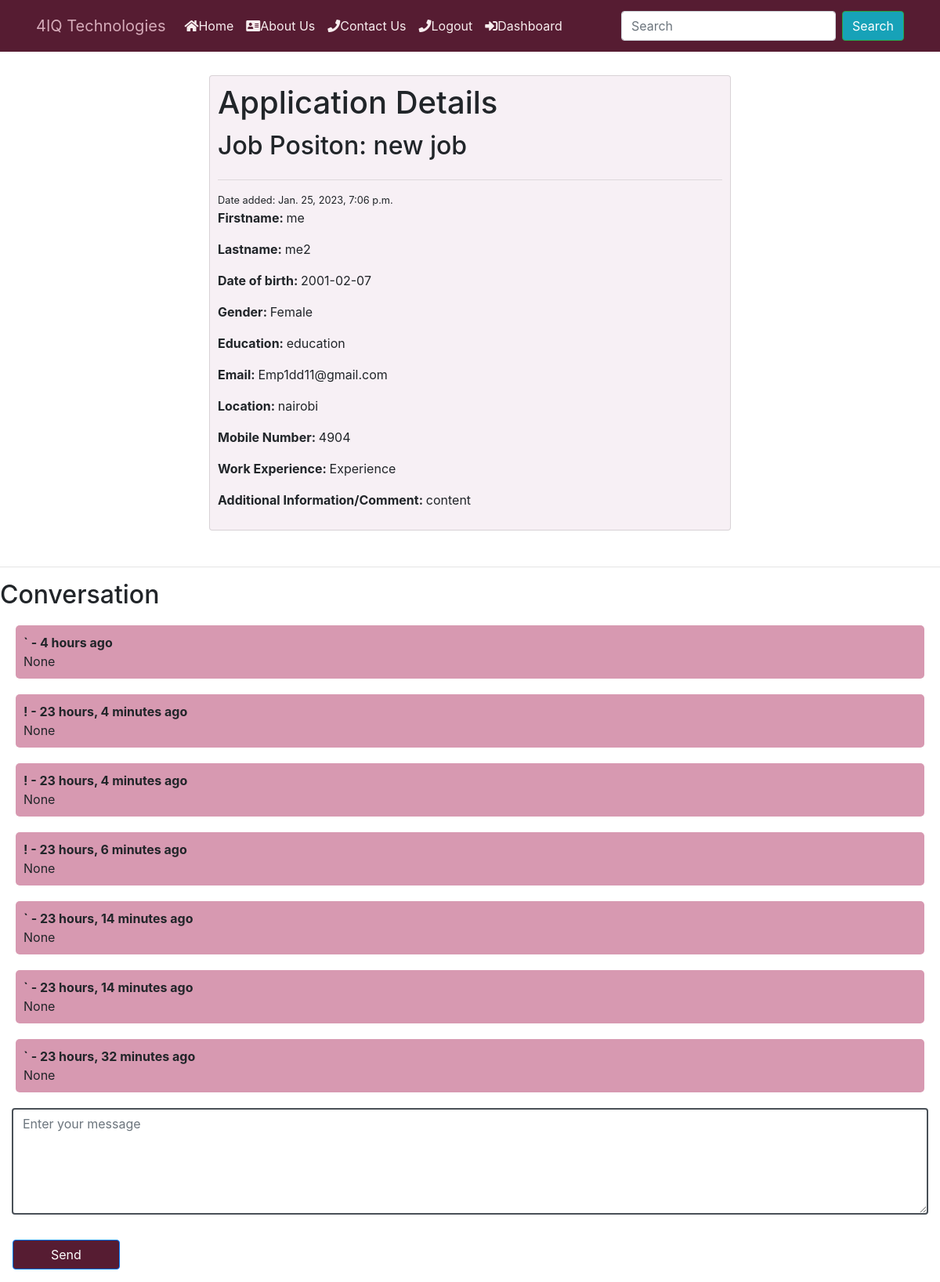
Page /users/view_application/3/ (signed in) on the committed database.
### job/models.py (models this page shows, shortened)
class Application(models.Model):
    job = models.ForeignKey(Job,
                            related_name='applications',
                             on_delete=models.CASCADE)
    first_name = models.CharField(max_length=200, null=True, blank=True)
    last_name = models.CharField(max_length=200, null=True, blank=True)
    date_of_birth = models.CharField(max_length=20, blank=True, null=True)
    gender = models.CharField(max_length=10,
                              choices=GENDER,
                              blank=True,
                              null=True)
    email = models.EmailField(max_length=70, blank=True, unique=True)
    location = models.CharField(
        max_length=104,
        null=True
    )
    mobile = models.IntegerField(null=True, blank=True)
    education   = models.CharField( max_length=255, null=True, blank=True)
    content = models.TextField()
    experience = models.TextField()
    created_at = models.DateTimeField(auto_now_add=True,null=False)
    created_by = models.ForeignKey(User,
                                   related_name="applications",
                                   on_delete=models.CASCADE)

class Job(models.Model):
    title = models.CharField(max_length=50)
    created_at = models.DateTimeField(auto_now_add=True)
    skillset_required = models.TextField(max_length=200)
    about_job = models.TextField(blank=True, null=True)
    experience = models.CharField(max_length=50,null=True)
    salary = models.CharField(max_length=50,null=True)
    deadline = models.CharField(max_length=50,null=True)
    created_by = models.ForeignKey(User,
                                   related_name="jobs",
                                   on_delete=models.CASCADE)
    class Meta:
        ordering = ['-created_at']

### users/models.py (models this page shows)
class ConversationMessage(models.Model):
    application = models.ForeignKey(Application, related_name="conversationmessages",on_delete=models.CASCADE)
    content = models.TextField(null=True)
    created_by = models.ForeignKey(User, related_name="conversationmessages",on_delete=models.CASCADE)
    created_at = models.DateTimeField(auto_now_add=True)
    class Meta:
        ordering = ['-created_at']

### users/views.py (the view)
# urls.py: path("view_application/<int:application_id>/", views.view_application , name="view_application"),
@login_required
def view_application(request, application_id):
   if request.user.userprofile.is_employer:
      application = get_object_or_404(Application  , pk=application_id, job__created_by=request.user)
   else:
      application = get_object_or_404(Application  , pk=application_id, created_by=request.user)
   if request.method == "POST":
      content = request.POST.get('content')
      if content:
         conversationmessage = ConversationMessage.objects.create(application = application, content=content, created_by=request.user )
         return redirect("users:view_application",application_id=application_id)
   return render ( request,'view_application.html' ,{'application': application})

### users/templates/view_application.html (shortened to what this page needs)
{% include 'header.html' %} {% block content %}
<div class="container" style="display: flex; flex-direction: column; justify-content: space-between; align-items: center">
  <div
    style="margin: 30px; padding: 10px; background-color: #f7f0f5; width: 60%; "
    class="card"
  >
      <h1 class="title card-title">Application Details</h1>
      <h2 class="title">Job Positon: {{ application.job.title }}</h2>
      <hr>
      <small> Date added: {{application.created_at}}</small>
      <p><strong> Firstname: </strong>{{application.first_name}}</p>
    <p><strong> Lastname: </strong>{{application.last_name}}</p>
    <p><strong> Date of birth: </strong>{{application.date_of_birth}}</p>
    <p><strong> Gender: </strong>{{application.gender}}</p>
    <p><strong> Education: </strong>{{application.education}}</p>
    <p><strong> Email: </strong>{{application.email}}</p>
    <p><strong> Location: </strong>{{application.location}}</p>
    <p><strong> Mobile Number: </strong>{{application.mobile}}</p>
    <p><strong> Work Experience: </strong>{{application.experience}}</p>
    <p>
      <strong> Additional Information/Comment: </strong>{{application.content}}
    </p>
  </div>
</div>
<hr>
<h2 class="subtitle">Conversation</h2>
{% for message in application.conversationmessages.all %}
<div class="notification" style="display: flex; flex-direction:column; background-color:#d799b1; margin:20px;border-radius: 5px; padding:10px;">
  <b >{{ message.created_by.username }} - {{ message.created_at|timesince }} ago</b>
  {{ message.content }}
  <br>
</div>
{% empty %}
<p>No messages yet...</p>
{% endfor %}
<form method="post" action="." >
  <div class="field">
    <div class="col-sm-12">
      <div class="form-group">
      <textarea style="border: 2px solid" placeholder="Enter your message"   type="textarea" name="content" class="form-control" id="id_content"  rows="5"  ></textarea>
  </div>
  </div>
  </div>
    <input
    type="submit"
    value="Send"
    class="m-3  px-5 btn btn-primary"
    style="background-color: #561c32"
  />
</form>
{% endblock %}

### rows in the picture
Application: job "new job", created_at "Jan. 25, 2023, 7:06 p.m.", first_name "me", last_name "me2", date_of_birth "2001-02-07", gender "Female", education "education", email "Emp1dd11@gmail.com", location "nairobi", mobile "4904", experience "Experience", content "content"
ConversationMessage: created_by.username "`", created_at "4 hours", content "None"
ConversationMessage: created_by.username "!", created_at "23 hours, 4 minutes", content "None"
ConversationMessage: created_by.username "!", created_at "23 hours, 4 minutes", content "None"
ConversationMessage: created_by.username "!", created_at "23 hours, 6 minutes", content "None"
ConversationMessage: created_by.username "`", created_at "23 hours, 14 minutes", content "None"
ConversationMessage: created_by.username "`", created_at "23 hours, 14 minutes", content "None"
ConversationMessage: created_by.username "`", created_at "23 hours, 32 minutes", content "None"
